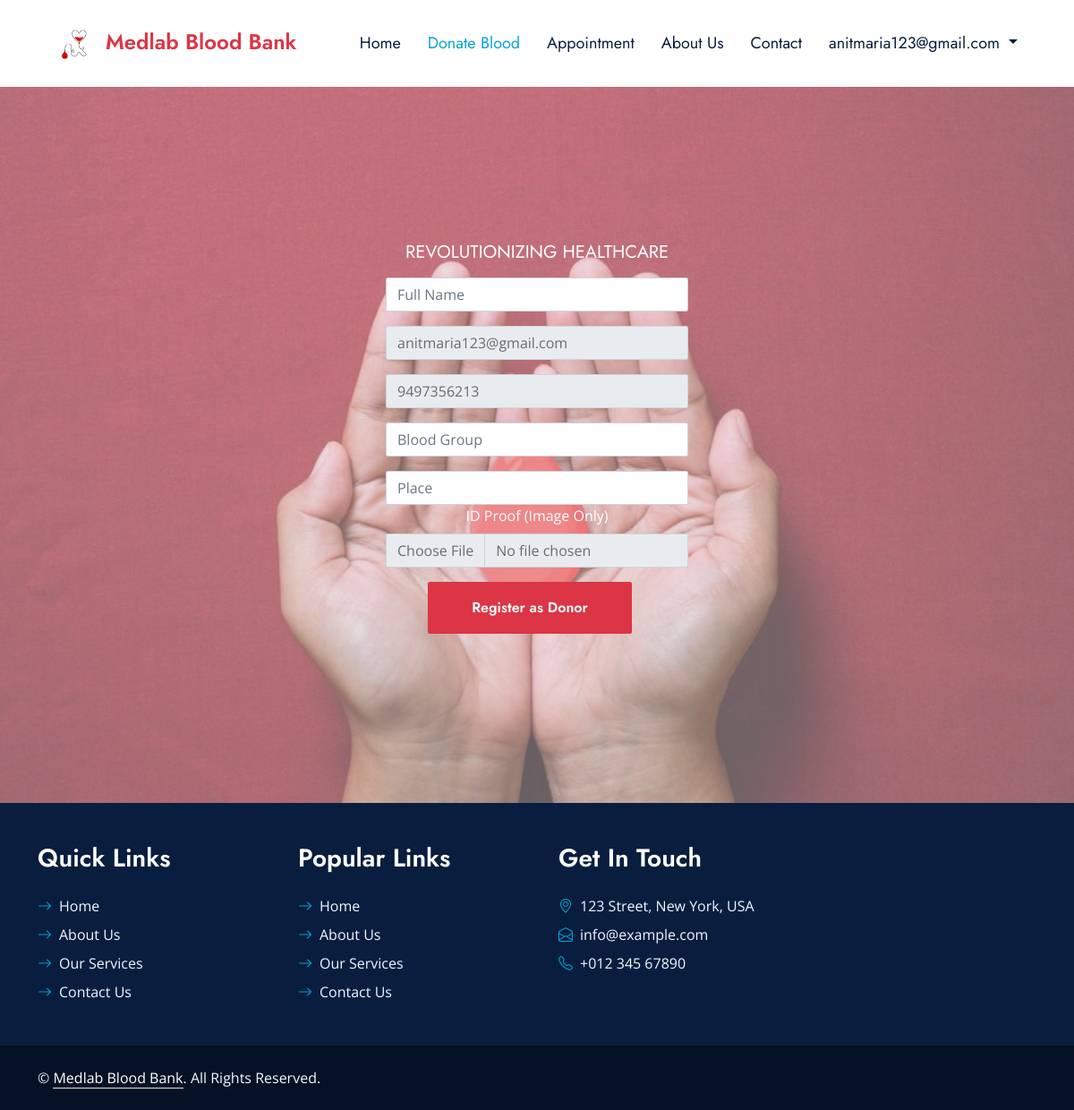
The page /registerasdonor (signed in) on the database as committed earlier.
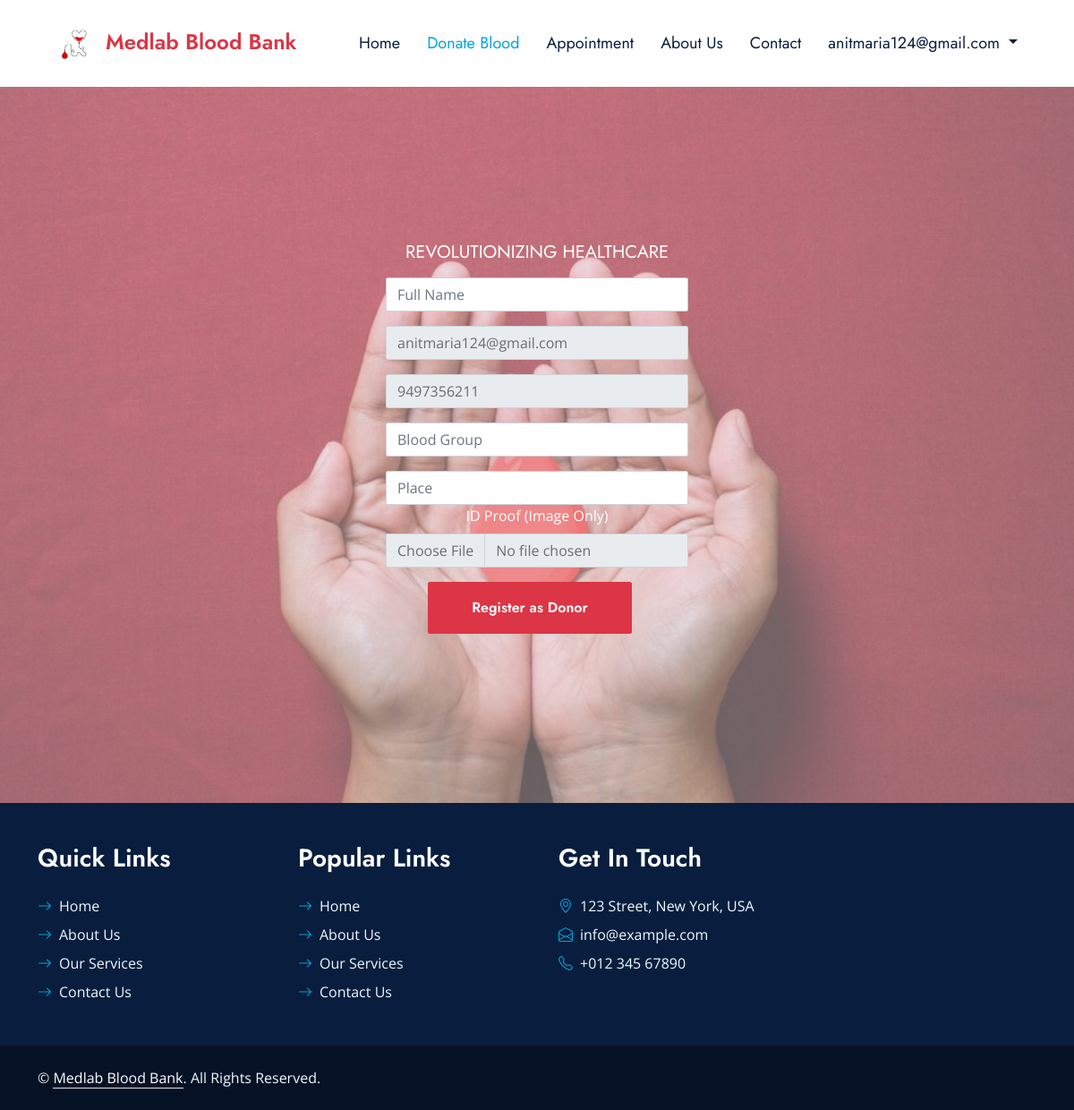
The same page on the database as committed later.
### website/models.py (models this page shows, shortened)
class CustomUser(AbstractUser):
    DONOR = 1
    HOSPITAL = 2
    STAFF = 3
    REGISTEREDDONOR = 4
    LABSTAFF = 5
    ROLE_CHOICE = (
        (DONOR, 'DONOR'),
        (HOSPITAL, 'HOSPITAL'),
        (STAFF, 'STAFF'),
        (REGISTEREDDONOR, 'REGISTEREDDONOR'),
        (LABSTAFF, 'LABSTAFF'),
    )
    username=None
    first_name = None
    last_name = None
    USERNAME_FIELD = 'email'
    email = models.EmailField(max_length=100, unique=True)
    phone = models.CharField(max_length=12, blank=True)
    password = models.CharField(max_length=128)
    role = models.IntegerField(choices=ROLE_CHOICE,default='1')
    is_admin = models.BooleanField(default=False)
    is_staff = models.BooleanField(default=False)
    is_active = models.BooleanField(default=True)
    is_superadmin = models.BooleanField(default=False)
    patient = models.OneToOneField('website.Patient', on_delete=models.CASCADE, null=True, blank=True, related_name='user_patient')
    REQUIRED_FIELDS = ['phone']
    objects = UserManager()

### website/views.py (the view)
# urls.py: path('registerasdonor',registerasdonor, name='registerasdonor'),
def registerasdonor(request):
    return render(request, 'registerasdonor.html')

### templates/registerasdonor.html (shortened to what the changed rows need)
{% load static %}
<html lang="en">
<head>
    <link href="https://cdnjs.cloudflare.com/ajax/libs/font-awesome/5.10.0/css/all.min.css" rel="stylesheet">
    <link href="https://cdn.jsdelivr.net/npm/bootstrap-icons@1.4.1/font/bootstrap-icons.css" rel="stylesheet">
    <link href="{% static 'lib/owlcarousel/assets/owl.carousel.min.css' %}" rel="stylesheet">
    <link href="{% static 'lib/animate/animate.min.css' %}" rel="stylesheet">
    <link href="{% static 'lib/tempusdominus/css/tempusdominus-bootstrap-4.min.css' %}" rel="stylesheet" />
    <link href="{% static 'lib/twentytwenty/twentytwenty.css' %}" rel="stylesheet" />
    <link href="{% static 'css/bootstrap.min.css' %}" rel="stylesheet">
    <link href="{% static 'css/style.css' %}" rel="stylesheet">
</head>
<body>
    <nav class="navbar navbar-expand-lg bg-white navbar-light shadow-sm px-5 py-3 py-lg-0">
        <div class="collapse navbar-collapse" id="navbarCollapse">
            <div class="navbar-nav ms-auto py-0">
                {% if user.is_authenticated %}
                    <div class="dropdown">
                        <a href="#" class="nav-item nav-link dropdown-toggle" id="profileDropdown" data-toggle="dropdown">
                        {{user.email}}
                        </a>
                    </div>
                {% endif %}
            </div>
        </div>
    </nav>
    <div class="container-fluid p-0">
        <div id="header-carousel" class="carousel slide carousel-fade" data-bs-ride="carousel">
            <div class="carousel-inner">
                <div class="carousel-item active">
                    <div class="carousel-caption d-flex flex-column align-items-center justify-content-center">
                        <div class="p-3" style="max-width: 900px;">
                            <form  method="post"  action="{% url 'register_donor' %}"class="animated slideInUp" id="registrationForm" enctype="multipart/form-data">
                                <div class="mb-3">
                                    <input type="email" class="form-control" name="email" placeholder="Email Address" value="{{ user.email }}" required readonly>
                                </div>
                                <div class="mb-3">
                                    <input type="tel" class="form-control" name="phone" placeholder="Phone Number" value="{{ user.phone }}" required readonly>
                                </div>
                            </form>
                        </div>
                    </div>
                </div>
            </div>
        </div>
    </div>
</body>
</html>

Rows that differ between the two databases and show on the page:
changed CustomUser: email "anitmaria123@gmail.com" → "anitmaria124@gmail.com"; phone "9497356213" → "9497356211"
